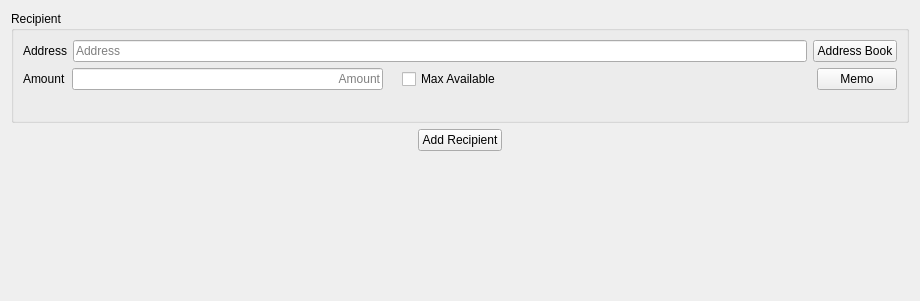
             <widget class="QWidget" name="sendToWidgets">
              <property name="geometry">
               <rect>
                <x>0</x>
                <y>0</y>
                <width>920</width>
                <height>301</height>
               </rect>
              </property>
              <layout class="QVBoxLayout" name="sendToLayout">
               <item>
                <widget class="QGroupBox" name="verticalGroupBox">
                 <property name="title">
                  <string>Recipient</string>
                 </property>
                 <layout class="QVBoxLayout" name="sendAddressLayout">
                  <item>
                   <layout class="QHBoxLayout" name="horizontalLayout_12">
                    <item>
                     <widget class="QLabel" name="label_4">
                      <property name="text">
                       <string>Address</string>
                      </property>
                     </widget>
                    </item>
                    <item>
                     <widget class="QLineEdit" name="Address1">
                      <property name="placeholderText">
                       <string>Address</string>
                      </property>
                     </widget>
                    </item>
                    <item>
                     <widget class="QPushButton" name="AddressBook1">
                      <property name="text">
                       <string>Address Book</string>
                      </property>
                     </widget>
                    </item>
                   </layout>
                  </item>
                  <item>
                   <layout class="QHBoxLayout" name="horizontalLayout_13">
                    <item>
                     <widget class="QLabel" name="label_6">
                      <property name="text">
                       <string>Amount</string>
                      </property>
                     </widget>
                    </item>
                    <item>
                     <widget class="QLineEdit" name="Amount1">
                      <property name="baseSize">
                       <size>
                        <width>200</width>
                        <height>0</height>
                       </size>
                      </property>
                      <property name="alignment">
                       <set>Qt::AlignRight|Qt::AlignTrailing|Qt::AlignVCenter</set>
                      </property>
                      <property name="placeholderText">
                       <string>Amount</string>
                      </property>
                     </widget>
                    </item>
                    <item>
                     <widget class="QLabel" name="AmtUSD1">
                      <property name="text">
                       <string/>
                      </property>
                     </widget>
                    </item>
                    <item>
                     <widget class="QCheckBox" name="Max1">
                      <property name="text">
                       <string>Max Available</string>
                      </property>
                     </widget>
                    </item>
                    <item>
                     <spacer name="horizontalSpacer_4">
                      <property name="orientation">
                       <enum>Qt::Horizontal</enum>
                      </property>
                      <property name="sizeHint" stdset="0">
                       <size>
                        <width>40</width>
                        <height>20</height>
                       </size>
                      </property>
                     </spacer>
                    </item>
                    <item>
                     <widget class="QPushButton" name="MemoBtn1">
                      <property name="enabled">
                       <bool>true</bool>
                      </property>
                      <property name="toolTip">
                       <string/>
                      </property>
                      <property name="text">
                       <string>Memo</string>
                      </property>
                     </widget>
                    </item>
                   </layout>
                  </item>
                  <item>
                   <widget class="QLabel" name="MemoTxt1">
                    <property name="font">
                     <font>
                      <pointsize>10</pointsize>
                     </font>
                    </property>
                    <property name="text">
                     <string/>
                    </property>
                    <property name="wordWrap">
                     <bool>true</bool>
                    </property>
                   </widget>
                  </item>
                 </layout>
                </widget>
               </item>
               <item>
                <layout class="QHBoxLayout" name="horizontalLayout_7">
                 <item>
                  <spacer name="horizontalSpacer_2">
                   <property name="orientation">
                    <enum>Qt::Horizontal</enum>
                   </property>
                   <property name="sizeHint" stdset="0">
                    <size>
                     <width>40</width>
                     <height>20</height>
                    </size>
                   </property>
                  </spacer>
                 </item>
                 <item>
                  <widget class="QPushButton" name="addAddressButton">
                   <property name="baseSize">
                    <size>
                     <width>200</width>
                     <height>0</height>
                    </size>
                   </property>
                   <property name="text">
                    <string>Add Recipient</string>
                   </property>
                  </widget>
                 </item>
                 <item>
                  <spacer name="horizontalSpacer_3">
                   <property name="orientation">
                    <enum>Qt::Horizontal</enum>
                   </property>
                   <property name="sizeHint" stdset="0">
                    <size>
                     <width>40</width>
                     <height>20</height>
                    </size>
                   </property>
                  </spacer>
                 </item>
                </layout>
               </item>
               <item>
                <spacer name="verticalSpacer_2">
                 <property name="orientation">
                  <enum>Qt::Vertical</enum>
                 </property>
                 <property name="sizeHint" stdset="0">
                  <size>
                   <width>20</width>
                   <height>40</height>
                  </size>
                 </property>
                </spacer>
               </item>
              </layout>
             </widget>
